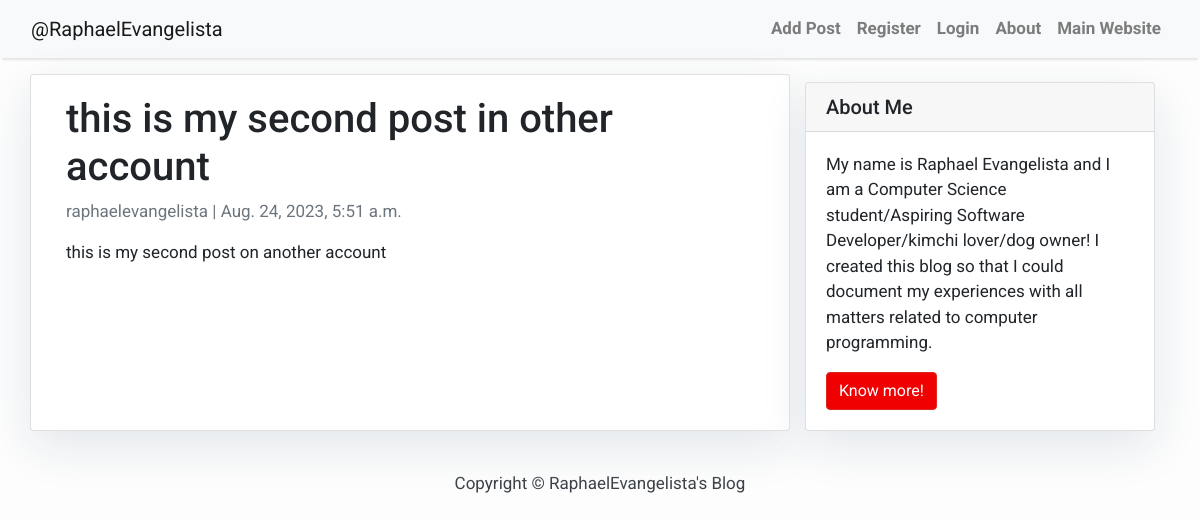
/article/29, run on the app's committed database.
### myblog/models.py (models this page shows, shortened)
class Post(models.Model):
    title = models.CharField(max_length=300, unique=True)
    slug = models.SlugField(max_length=300, unique=True)
    author = models.ForeignKey(User, on_delete= models.CASCADE,related_name='blog_posts')
    updated_on = models.DateTimeField(auto_now=True)
    content = models.TextField()
    created_on = models.DateTimeField(auto_now_add=True)
    status = models.IntegerField(choices=STATUS, default=0)
    class Meta:
        ordering = ["-created_on"]

### myblog/views.py (the view)
# urls.py: path('article/<int:pk>', views.PostDetail.as_view(), name='post_detail'),
class PostDetail(generic.DetailView):
     model = Post
     template_name = "post_detail.html"

### myblog/templates/post_detail.html (shortened to what this page needs)
<!DOCTYPE html>
<html lang="en">
<head>
</head>
<body>
{% extends 'base.html' %} {% block content %}
<div class="container">
  <div class="row">
    <div class="col-md-8 card mb-4  mt-3 left  top">
      <div class="card-body">
        <h1>{% block title %} {{ object.title }} {% endblock title %}</h1>
        <p class=" text-muted">{{ post.author }} | {{ post.created_on }}</p>
        <p class="card-text ">{{ object.content | safe }}</p>
      </div>
    </div>
    {% block sidebar %} {% include 'sidebar.html' %} {% endblock sidebar %}
  </div>
</div>
{% endblock content %}

### myblog/templates/base.html (style rules this page uses)
body { font-family: "Roboto", sans-serif; font-size: 17px; background-color: #fdfdfd; }

### myblog/templates/sidebar.html (style rules this page uses)
.card { box-shadow: 0 16px 48px #E3E7EB; }

### data on the page
Post: title "this is my second post in other account", author "raphaelevangelista", created_on "Aug. 24, 2023, 5:51 a.m.", content "this is my second post on another account"
